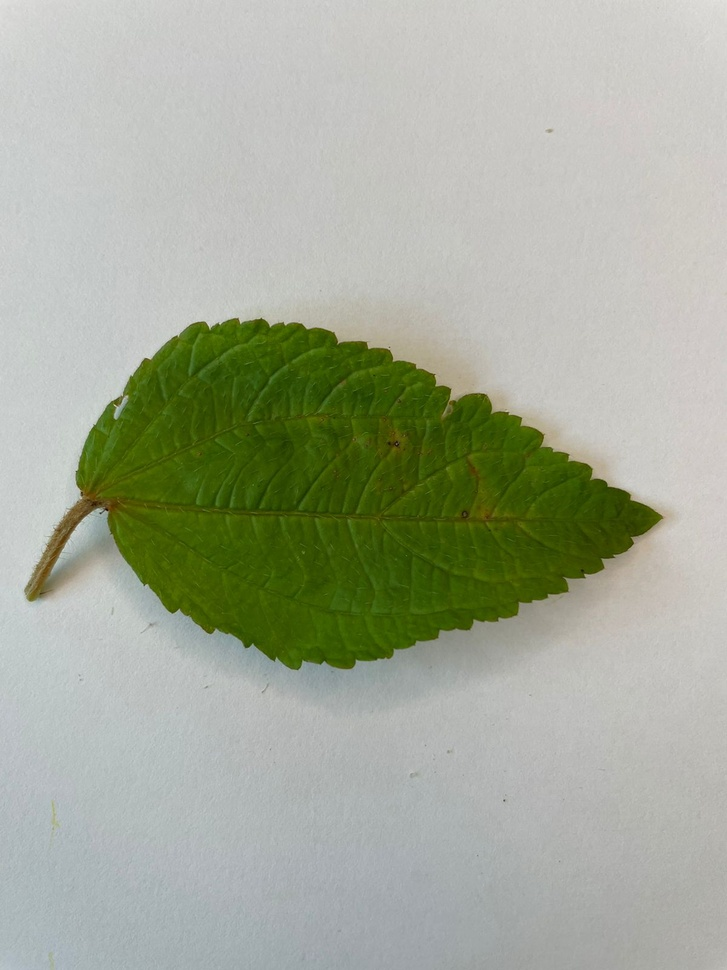
#> input picture Imagens/folha 56.jpeg, 727 x 970 px, shrunk from 1200 x 1600 before the run, found by its file name
$ python 'Limiarização Adaptativa Gaussiana.py'
#> lines starting #> are read from the running program, lines starting #| are printed output that depends on the picture; after the words box and inside, x2 and y2 are one past the last pixel; in counts of white or black regions, pixels touching at a corner belong together

import cv2
import numpy as np
from matplotlib import pyplot as plt

img = cv2.imread('imgs/folha 56.jpeg')
#> img is the input picture: shape (970, 727, 3); mean B, G, R 153.1, 170.7, 164.5
plt.imshow(img)
fig = plt.gcf()
fig.set_size_inches(18,6)
plt.axis('off')

gray = cv2.cvtColor(img, cv2.COLOR_BGR2GRAY)
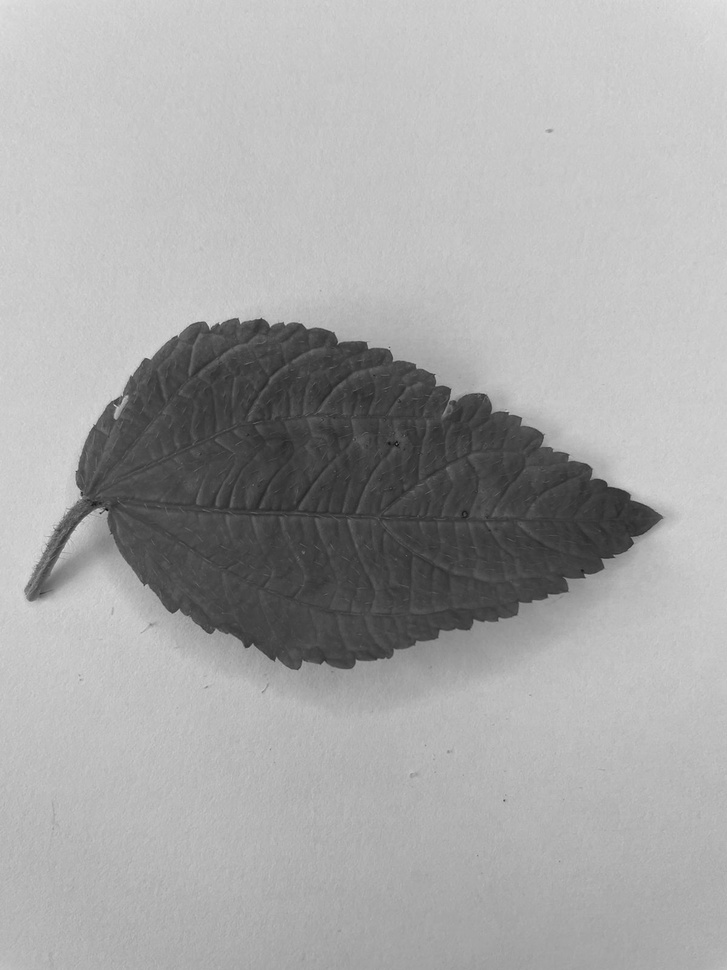
#> gray: shape (970, 727); min 11, max 226, mean 166.9
valor, otsu = cv2.threshold(gray, 0, 255, cv2.THRESH_BINARY | cv2.THRESH_OTSU)
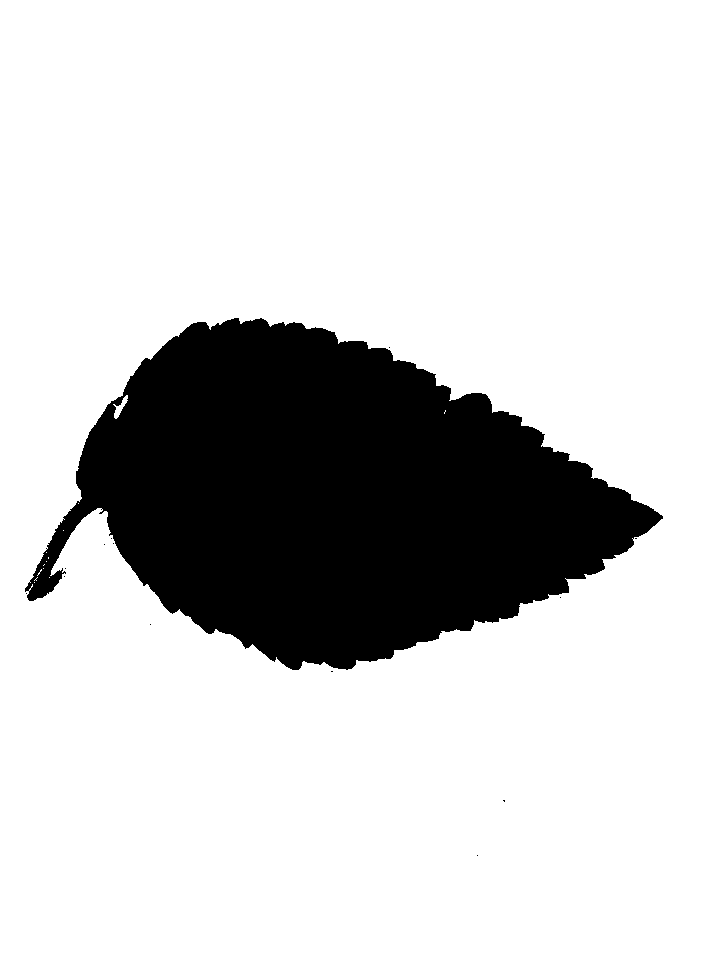
#> otsu: shape (970, 727); 81.1% white; 14 black regions (13 under 20 px), largest, box (x1, y1, x2, y2) and area: (25, 318, 663, 670) 133114
#> valor = 129
print(valor)
#| 129.0
plt.imshow(otsu,cmap='gray')
fig = plt.gcf()
fig.set_size_inches(18,6)
plt.axis('off')

adapt_media = cv2.adaptiveThreshold(gray, 255, cv2.ADAPTIVE_THRESH_MEAN_C, cv2.THRESH_BINARY, 11, 9)
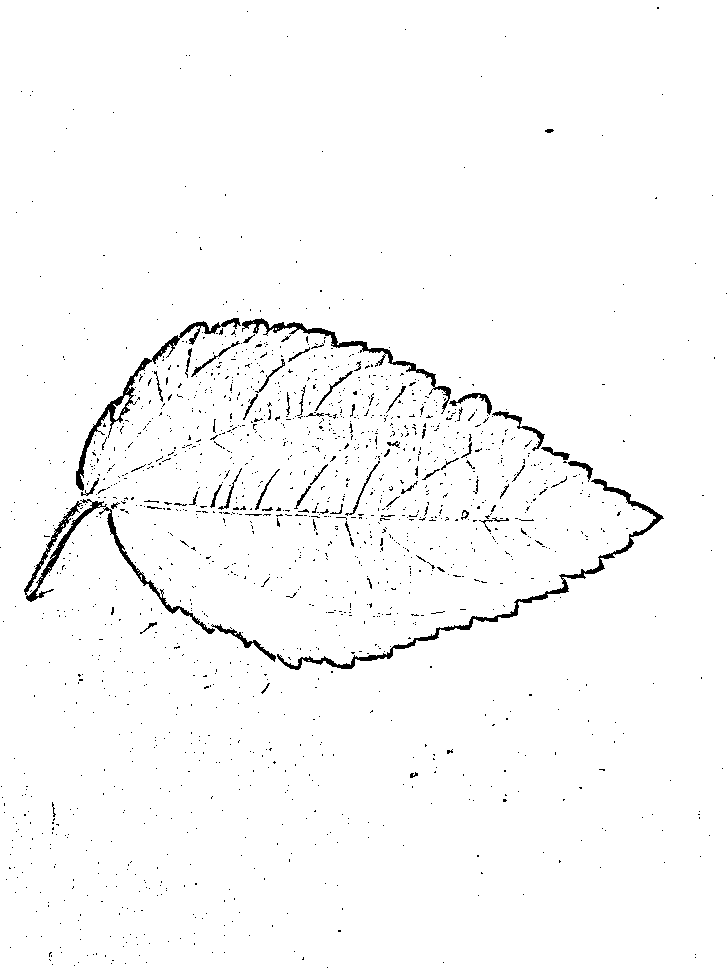
#> adapt_media: shape (970, 727); 97.9% white; 1568 black regions (1501 under 20 px), largest, box (x1, y1, x2, y2) and area: (277, 479, 664, 670) 2273, (24, 499, 215, 634) 1948, (76, 318, 241, 491) 1596
plt.imshow(adapt_media,cmap='gray')
fig = plt.gcf()
fig.set_size_inches(18,6)
plt.axis('off')

adapt_gauss = cv2.adaptiveThreshold(gray, 255, cv2.ADAPTIVE_THRESH_GAUSSIAN_C, cv2.THRESH_BINARY, 11, 9)
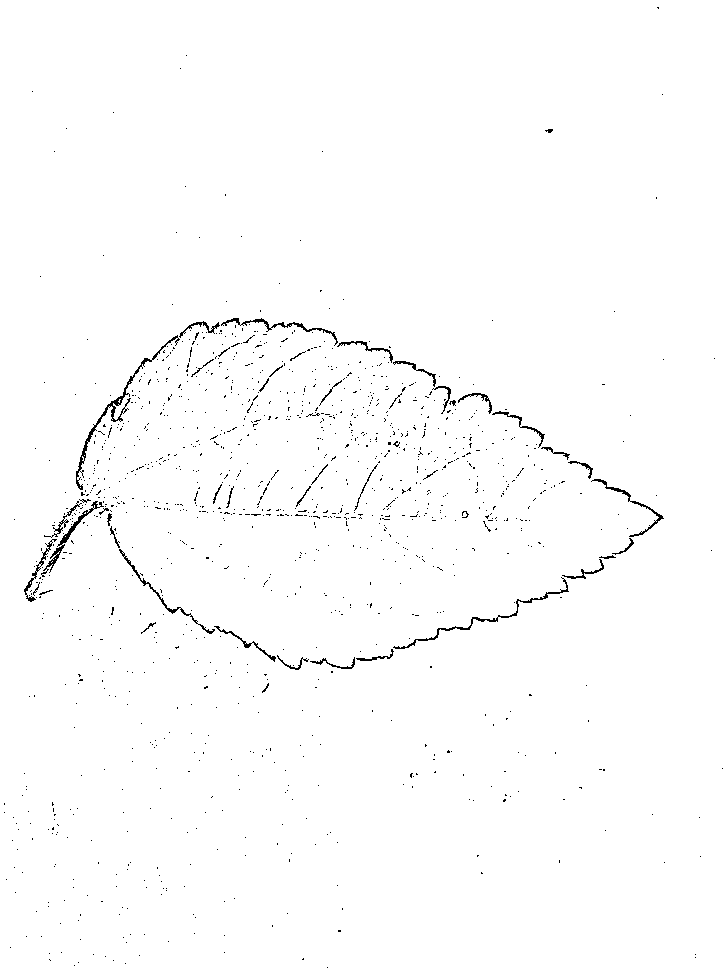
#> adapt_gauss: shape (970, 727); 98.9% white; black in thin lines or dots
plt.imshow(adapt_gauss,cmap='gray')
fig = plt.gcf()
fig.set_size_inches(18,6)
plt.axis('off')

def limiarizacao_adaptativa(img, limiar = 140, block_size = 11, C = 9):
  _, limiar_global = cv2.threshold(img, limiar, 255, cv2.THRESH_BINARY)
  limiar_media = cv2.adaptiveThreshold(img, 255, cv2.ADAPTIVE_THRESH_MEAN_C, cv2.THRESH_BINARY, block_size, C)
  limiar_gauss = cv2.adaptiveThreshold(img, 255, cv2.ADAPTIVE_THRESH_GAUSSIAN_C, cv2.THRESH_BINARY, block_size, C)

  imagens = [img, limiar_global, limiar_media, limiar_gauss]
  titulos = ['Imagem original', 'Limiarização global', 'Limiarização adaptativa - média', 'Limiarização adaptativa - gaussina']

  fig = plt.gcf()
  fig.set_size_inches(18,12)

  for i in range(4):
    plt.subplot(2,2,i+1)
    plt.imshow(cv2.cvtColor(imagens[i], cv2.COLOR_BGR2RGB), cmap='gray')
    plt.title(titulos[i])
    plt.xticks([]),plt.yticks([])
#> figure, not shown here; B, G, R data is drawn as R, G, B

$ run again, with Imagens/folha 100.jpeg copied over Imagens/folha 56.jpeg
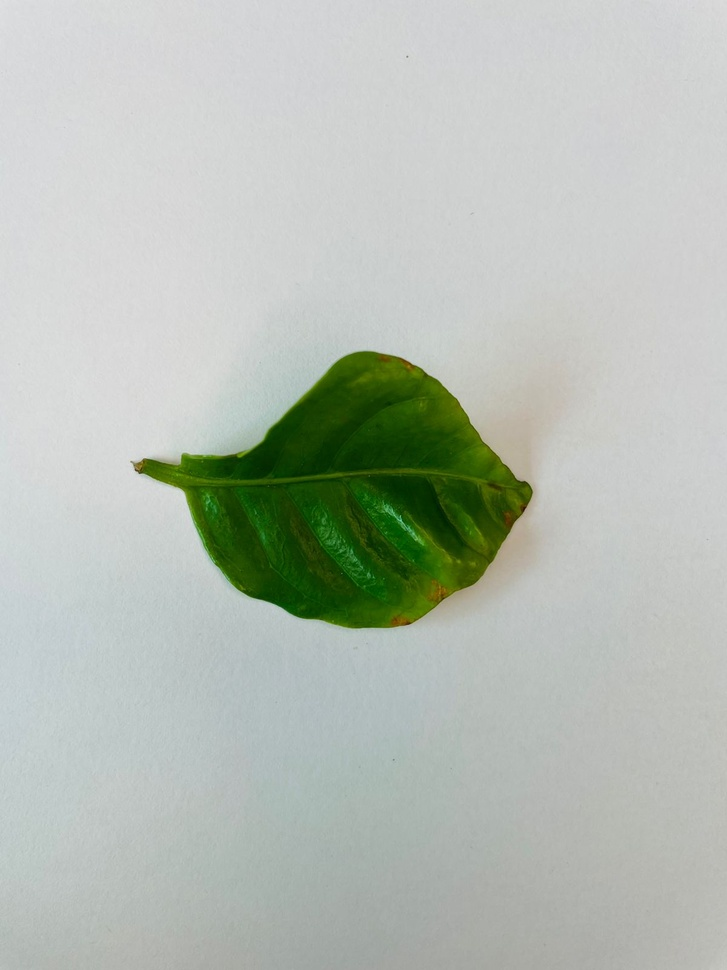
#> input picture Imagens/folha 100.jpeg, 727 x 970 px, shrunk from 1200 x 1600 before the run, found by its file name
#> img is the input picture: shape (970, 727, 3); mean B, G, R 180.2, 188.9, 181.4
#> `valor, otsu = cv2.threshold(gray, 0, 255, cv2.THRESH_BINARY | cv2.THRE..`:
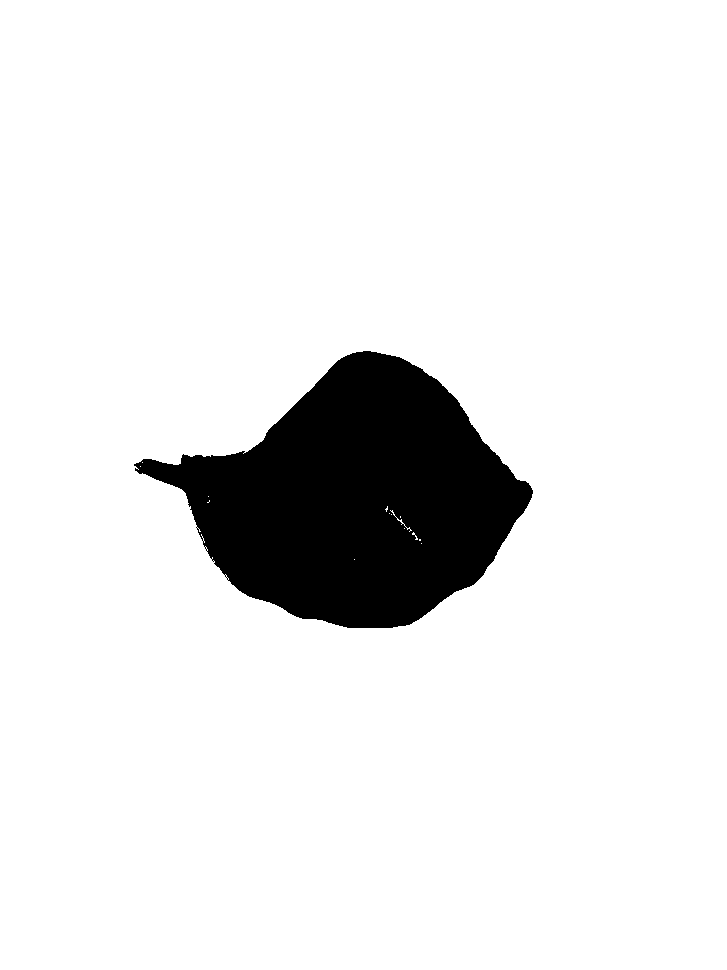
#> otsu: shape (970, 727); 90.9% white; 1 black region, box (x1, y1, x2, y2) and area: (134, 351, 533, 628) 63955
#> valor = 126
#| 126.0
#> adapt_media: shape (970, 727); 98.8% white; 497 black regions (466 under 20 px), largest, box (x1, y1, x2, y2) and area: (130, 351, 533, 628) 5222, (373, 509, 421, 551) 188, (390, 501, 424, 539) 169
#> `adapt_gauss = cv2.adaptiveThreshold(gray, 255, cv2.ADAPTIVE_THRESH_GAU..`:
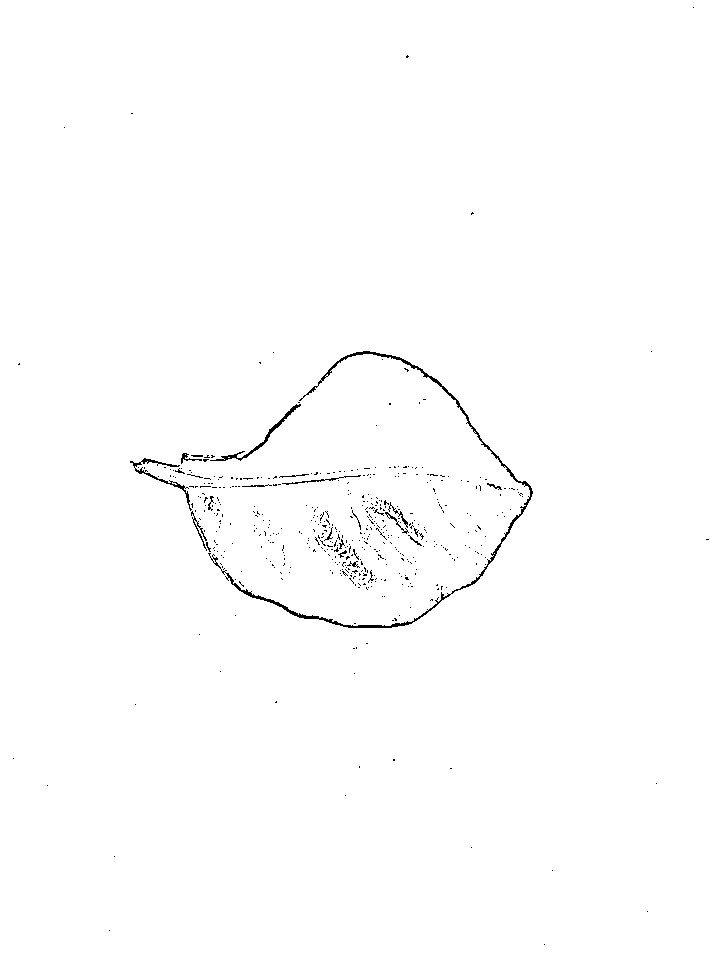
#> adapt_gauss: shape (970, 727); 99.4% white; black in thin lines or dots

$ run again, with Imagens/folha 104.jpeg copied over Imagens/folha 56.jpeg
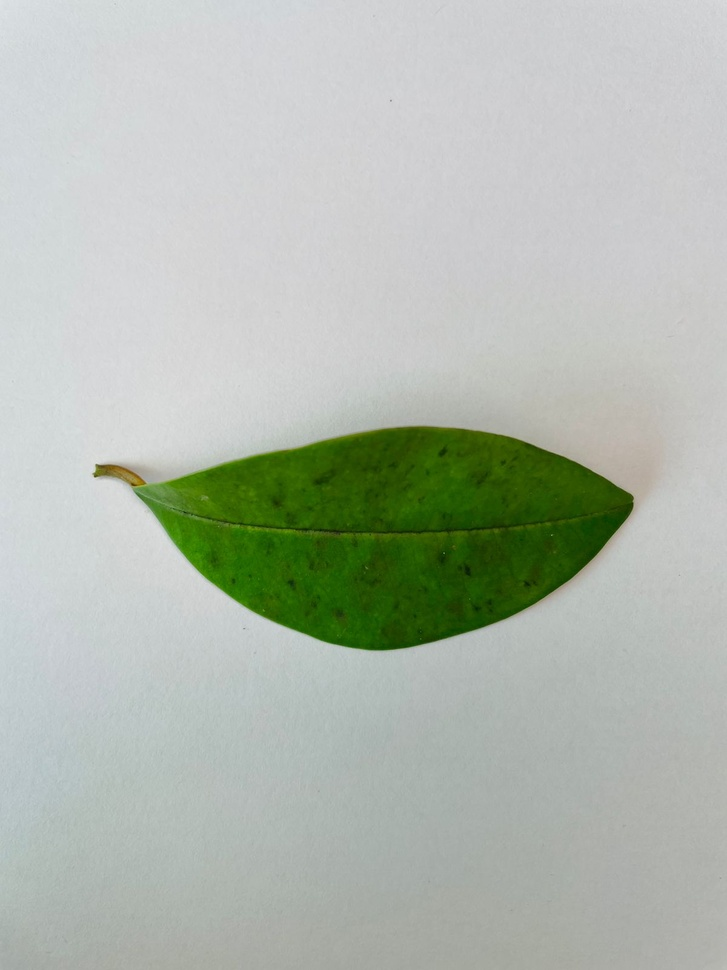
#> input picture Imagens/folha 104.jpeg, 727 x 970 px, shrunk from 1200 x 1600 before the run, found by its file name
#> img is the input picture: shape (970, 727, 3); mean B, G, R 174.8, 185.3, 177.3
#> `valor, otsu = cv2.threshold(gray, 0, 255, cv2.THRESH_BINARY | cv2.THRE..`:
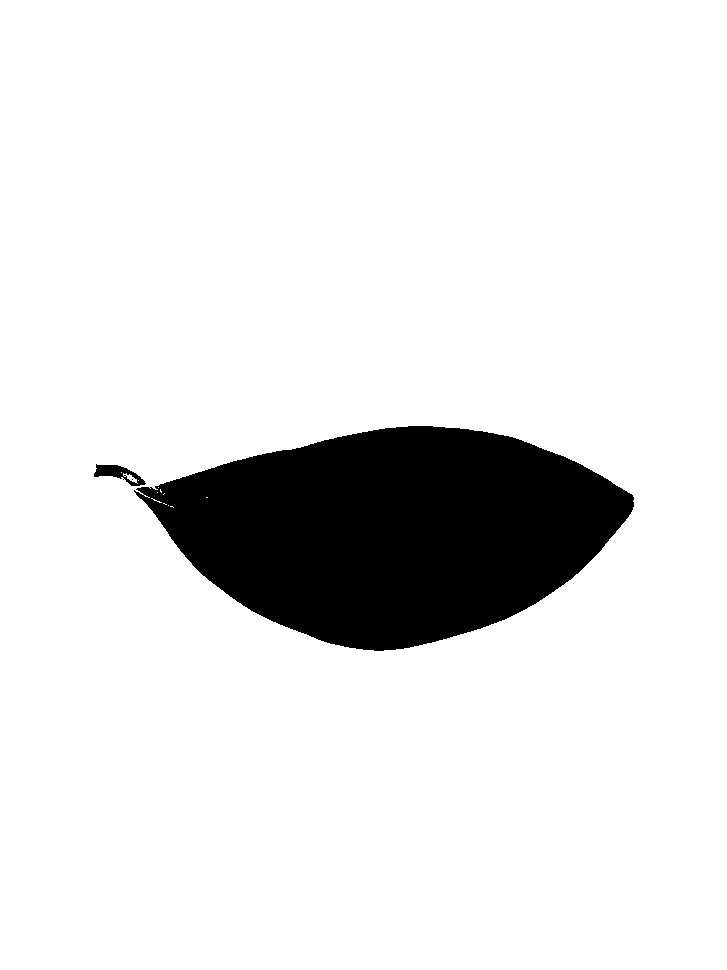
#> otsu: shape (970, 727); 89.2% white; 3 black regions (1 under 20 px), largest, box (x1, y1, x2, y2) and area: (134, 426, 634, 651) 75379, (94, 464, 146, 486) 502
#> valor = 130
#| 130.0
#> adapt_media: shape (970, 727); 98.9% white; 309 black regions (296 under 20 px), largest, box (x1, y1, x2, y2) and area: (133, 426, 634, 650) 5225, (178, 510, 561, 535) 917, (92, 464, 146, 486) 396
#> `adapt_gauss = cv2.adaptiveThreshold(gray, 255, cv2.ADAPTIVE_THRESH_GAU..`:
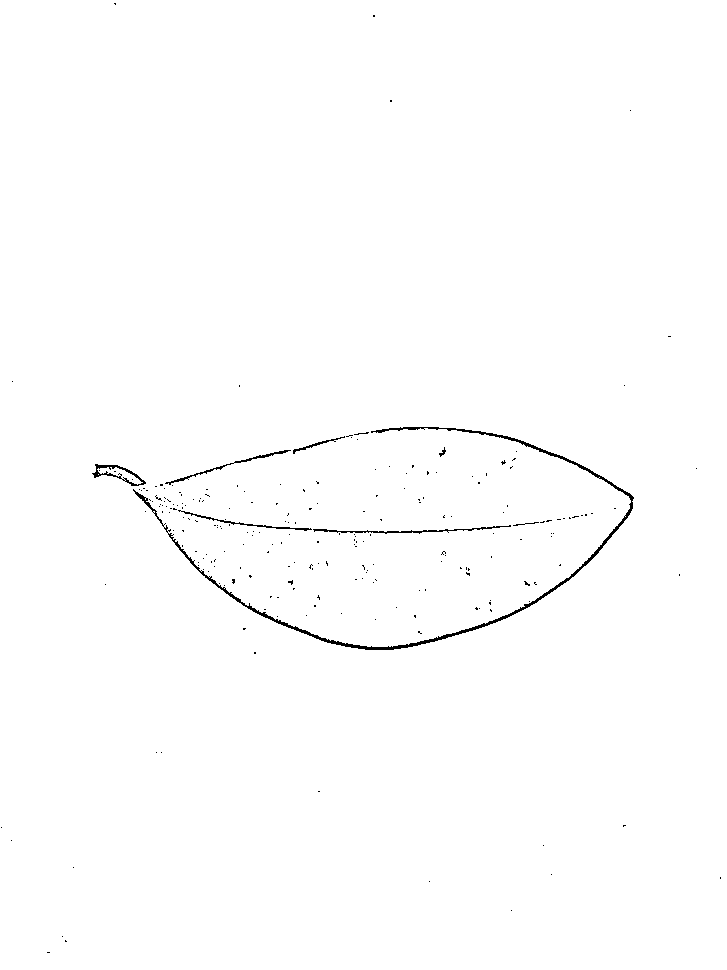
#> adapt_gauss: shape (970, 727); 99.4% white; black in thin lines or dots
